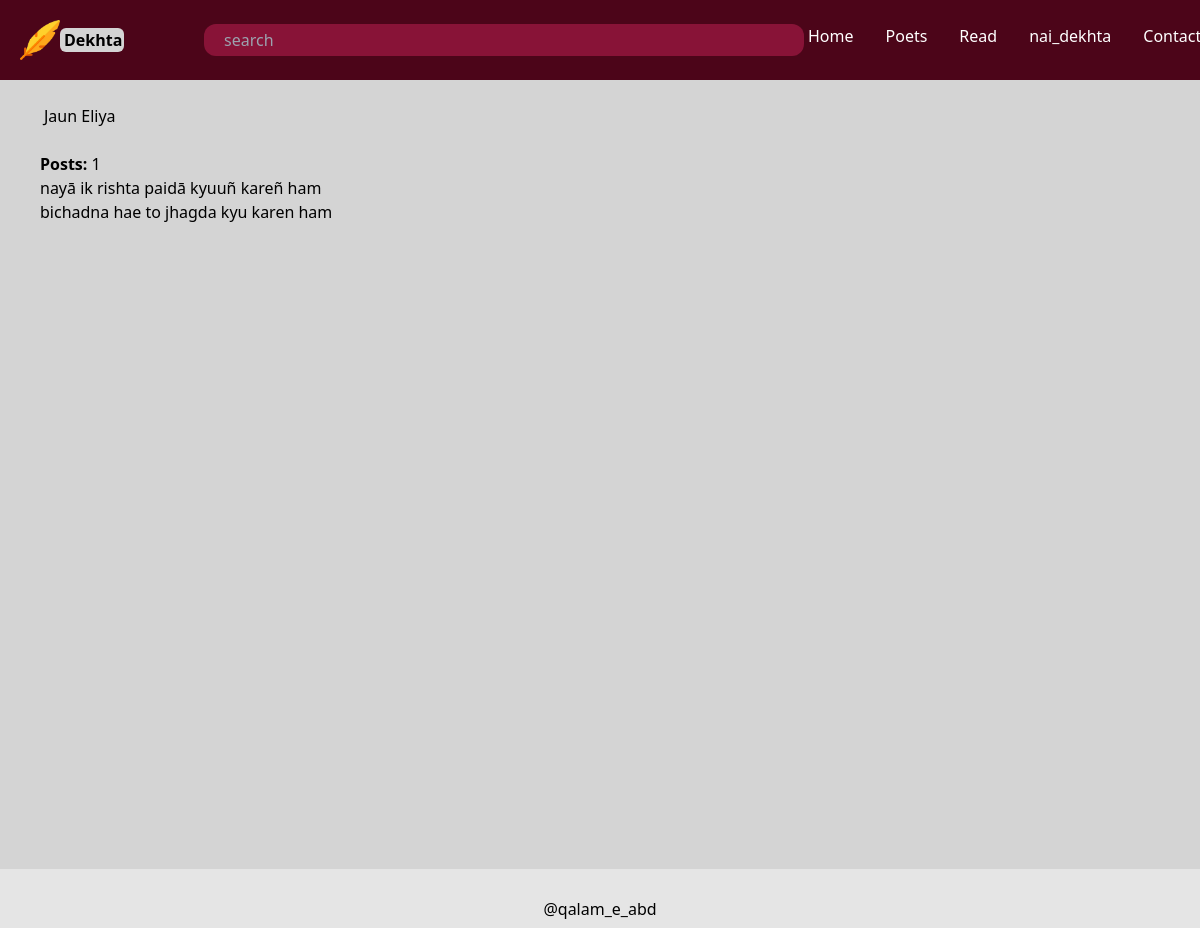
The page /poets/Jaun-Eliya/ (signed in) on the database its author committed.
### dekhta/models.py (models this page shows, shortened)
class Poets(models.Model):
    user = models.OneToOneField(User, on_delete=models.CASCADE, null=True)
    first_name = models.CharField(max_length = 25)
    last_name = models.CharField(max_length = 25)
    posts_count = models.IntegerField(default = 0)

class Post(models.Model):
    title = models.CharField(max_length = 40, null = True)
    d_time = models.DateTimeField(default=datetime.now())
    data = models.TextField()
    poet_id = models.ForeignKey('Poets', on_delete=models.CASCADE, default=-1)

### dekhta/views.py (the view)
# urls.py: path('poets/<str:first_name>-<str:last_name>/', views.details, name = 'details'),
def details(request, first_name, last_name):
    poet = Poets.objects.get(first_name= first_name, last_name = last_name)
    all_posts = Post.objects.all().values()
    context = {'poet' : poet, 'posts' : all_posts, 'show_add_post_button' : False}
    if (request.user == poet.user):
        context['show_add_post_button'] = True
    return render(request, 'details.html', context)

### dekhta/templates/details.html (shortened to what this page needs)
{% extends 'navbar.html' %}
{% load static %}
{% block content %}
<main class="bg-neutral-300 px-5 md:px-10 h-[85vh]">
    <h1 class="pl-1 py-6">{{poet.first_name}} {{poet.last_name}}</h1>
    <p><b>Posts: </b> {{poet.posts_count}}</p>
    {% for p in posts reversed %}
        {% if poet.id is p.poet_id_id %}
            {{p.data|linebreaks}}
        {% endif %}
    {% endfor %}
</main>
{% endblock content %}

### dekhta/templates/navbar.html (shortened to what this page needs)
<!DOCTYPE html>
{% load static %}
<html lang="en">
<head>
    <script src="https://cdn.tailwindcss.com"></script>
</head>
<body class = 'flex flex-col min-h-screen'>
    {%load static%}
    <section class="header">
        <nav class=" bg-rose-950 sm:flex md:flex-row justify-between p-5 text-white">
            <div class="flex items-center  md:container">
                <div class="flex items-center w-auto static"><img class="h-10" src="{% static 'images/feather-pen.png' %}" alt="">
                    <p class="font-bold rounded-md text-black w-16 px-1 bg-neutral-300 hover:bg-black hover:text-rose-400 cursor-pointer"><a href="{% url 'home' %}">Dekhta</a></p>
                </div>
                <form class="" action="index.html" method="post">
                    <input class="w-[50vw] rounded-xl bg-rose-900 pl-5 ml-[10vw] p-1" type="text" placeholder="search">
                </form>
            </div>
            <div class="flex">
                <ul class=" flex space-x-6 ">
                    <li class="hover:bg-rose-900 rounded-md  p-1 cursor-pointer "><a href="{% url 'home' %}">Home</a></li>
                    <li class="hover:bg-rose-900 rounded-md  p-1 cursor-pointer "><a href="{% url 'poets' %}">Poets</a></li>
                    <li class="hover:bg-rose-900 rounded-md  p-1  cursor-pointer">Read</li>
                    {% if user.is_authenticated %}
                        <li class="hover:bg-rose-900 rounded-md  p-1 cursor-pointer "><a href="/poets/{{user.first_name}}-{{user.last_name}}">{{user.username}}</a></li>
                    {% else %}
                        <li class="hover:bg-rose-900 rounded-md  p-1 cursor-pointer "><a href="{% url 'login' %}">Login</a></li>
                    {% endif %}
                    <li class="hover:bg-rose-900 rounded-md  p-1 cursor-pointer "><a href="{% url 'contact' %}">Contact</a></li>
                </ul>
            </div>
        </nav>
    </section>
    {% block content %}
    {% endblock content %}
<footer class="mt-auto py-7 flex flex justify-center bg-neutral-200" >
    <div class="">@qalam_e_abd</div>
</footer>
</body>
</html>

### rows shown on the page
Poets: first_name "Jaun", last_name "Eliya", posts_count "1"
Post: data "nayā ik rishta paidā kyuuñ kareñ ham bichadna hae to jhagda kyu karen ham"

### other values the page prints
{{ user.username }} "nai_dekhta"
